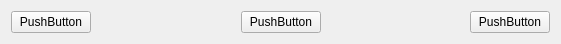
   <widget class="QWidget" name="layoutWidget">
    <property name="geometry">
     <rect>
      <x>290</x>
      <y>850</y>
      <width>561</width>
      <height>25</height>
     </rect>
    </property>
    <layout class="QGridLayout" name="gridLayout">
     <item row="0" column="0">
      <widget class="QPushButton" name="pushButton">
       <property name="text">
        <string>PushButton</string>
       </property>
      </widget>
     </item>
     <item row="0" column="1">
      <spacer name="horizontalSpacer">
       <property name="orientation">
        <enum>Qt::Horizontal</enum>
       </property>
       <property name="sizeHint" stdset="0">
        <size>
         <width>40</width>
         <height>20</height>
        </size>
       </property>
      </spacer>
     </item>
     <item row="0" column="2">
      <widget class="QPushButton" name="pushButton_2">
       <property name="text">
        <string>PushButton</string>
       </property>
      </widget>
     </item>
     <item row="0" column="3">
      <spacer name="horizontalSpacer_2">
       <property name="orientation">
        <enum>Qt::Horizontal</enum>
       </property>
       <property name="sizeHint" stdset="0">
        <size>
         <width>40</width>
         <height>20</height>
        </size>
       </property>
      </spacer>
     </item>
     <item row="0" column="4">
      <widget class="QPushButton" name="pushButton_4">
       <property name="text">
        <string>PushButton</string>
       </property>
      </widget>
     </item>
    </layout>
   </widget>
